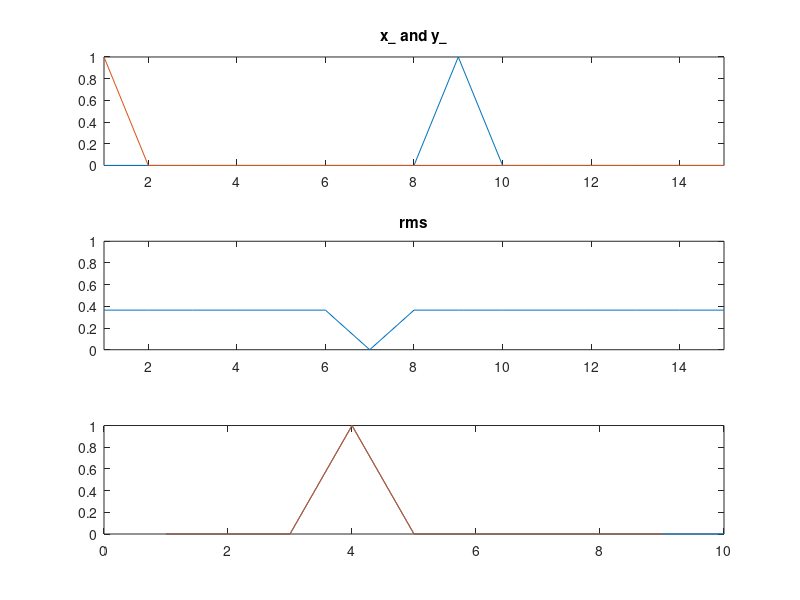

Here is the MATLAB script that generated this plot:
%% summary

%% reset
clear all;

%% user parameters
target_file = 'voice1.wav';     % the sound we're trying to recreate
source_file = 'voice1.wav';     % the sound we're making the target out of

%% setup
% nT = ((0:101)/100)';
x = zeros(10, 1); %sin(2*pi*2.1*nT); % 
y = zeros(6, 1); %cos(2*pi*2*nT); % 
x(4) = 1;
y(1) = 1;

x_len = length(x);
y_len = length(y);
n_frames = x_len + y_len - 1;
rms_vector = zeros(n_frames, 1);
lag_vector = zeros(n_frames, 1);

%% find whatever it is this is called
for n = 1:n_frames
    % zero pad
   shift = n_frames - (n - 1);
    x_ = zeros(n_frames, 1);
    y_ = zeros(n_frames, 1);
    if shift >= y_len
        y_from = shift - (y_len - 1);
        y_till = shift;
        y_(y_from:y_till) = y;
        
        x_from = 1;
        x_till = x_len;
        x_(x_from:x_till) = x;
    else
        y_from = 1;
        y_till = y_len;
        y_(y_from:y_till) = y;
        
        x_from = y_len - (shift - 1);
        x_till = x_from + x_len - 1;
        x_(x_from:x_till) = x;
    end
    
    % get diff vector
    rms_vector(n) = rms(x_ - y_);
    lag_vector(n) = x_from - y_from;
    
    % plot
    subplot(311); 
    plot([x_, y_]); 
    axis([1 n_frames 0 1]);
    title('x_ and y_');
    subplot(312); 
    plot(rms_vector); 
    axis([1 n_frames 0 1]);
    title('rms');
    subplot(313);
    plot(lag_vector);
    title('lag vector');
    axis([1 n_frames -n_frames n_frames]);
    drawnow; 
    pause;
end

% find location where correlation is the greatest
[~, idx] = min(rms_vector);
offset = lag_vector(idx);

if offset < 0
    plot(x);
    hold on;
    y_hat = [zeros(-offset, 1); y];
    plot(y_hat);
    hold off;
else
    plot(y);
    hold on;
    x_hat = [zeros(offset, 1); x];
    plot(x_hat);
    hold off;
end
